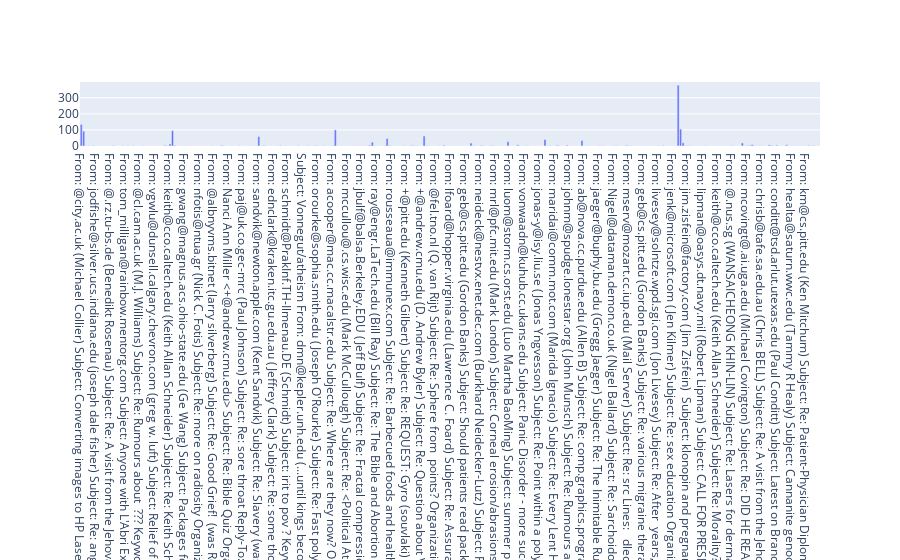

Notebook code for this chart:
### Markdown cell above
### >>> **Exercise 13 (take home):**
If you want a nicer interactive visualization here, I would encourage you try to install and use plotly to achieve this.

### Code cell
# Answer here
import plotly.graph_objects as go


fig = go.Figure([go.Bar(x=X["text"][0:300], y=term_frequencies[0:300], textposition='auto')])

fig.show()

### Figure 1 — Plotly figure (JSON) as saved in the notebook; plotly's stock layout.template omitted (floating-point values rounded to 4 significant figures; data arrays with more than 128 entries replaced by an {"elided": "..."} marker saying what was removed)
{"data": [{"textposition": "auto", "type": "bar", "x": {"elided": "300 str values"}, "y": {"elided": "300 int values"}}], "layout": {}}
